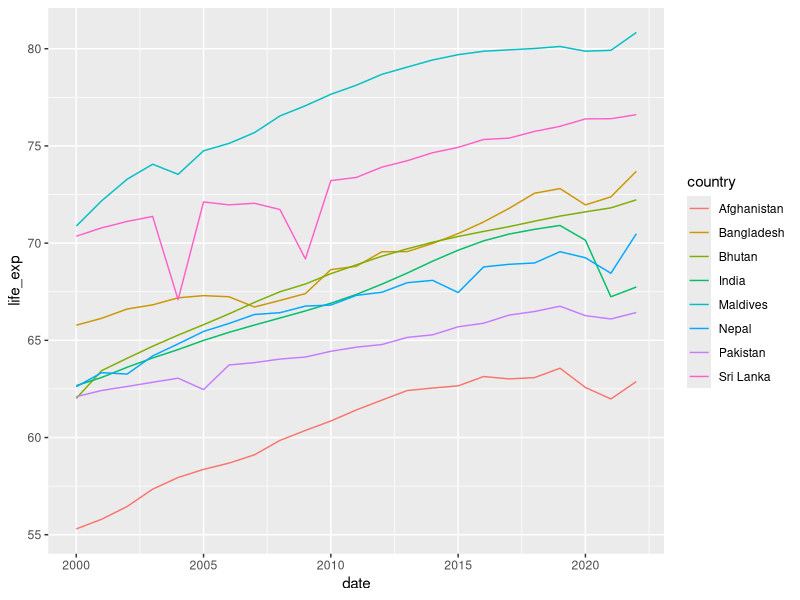
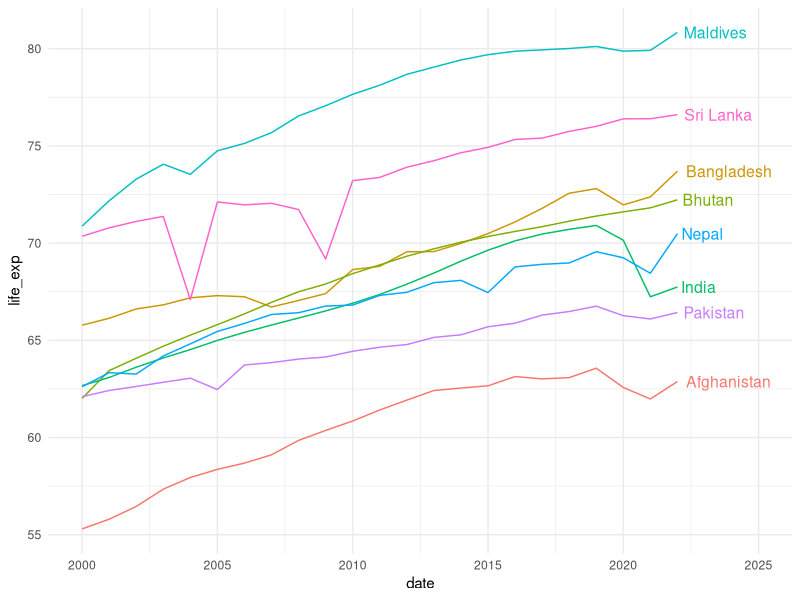

The R source for these figures, in order:
library(tidyverse)
south_asia <- read_csv(file = "sadata.csv")

# Simple plot
ggplot(data = south_asia, aes(x = date, y = life_exp, color = country)) +
  geom_line()

# Additionally add labels to the end of each line for better readability
south_asia_labels <- south_asia %>%
  group_by(country) %>%
  filter(date == max(date))  # Get the latest year for each country

ggplot(data = south_asia, aes(x = date, y = life_exp, color = country)) +
  geom_line() +
  geom_text(data = south_asia_labels, aes(label = country), hjust = -0.1, size = 4) +
  expand_limits(x = max(south_asia$date) + 3) + 
  theme_minimal() + #theme for ggplot - very minimal with no background annotations
  theme(legend.position = "none")
